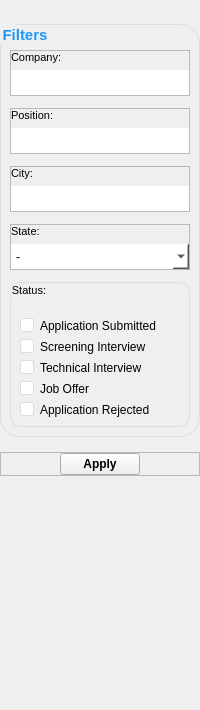
               <widget class="QFrame" name="application_filter_outter_frame">
                <property name="minimumSize">
                 <size>
                  <width>200</width>
                  <height>0</height>
                 </size>
                </property>
                <property name="maximumSize">
                 <size>
                  <width>200</width>
                  <height>16777215</height>
                 </size>
                </property>
                <property name="frameShape">
                 <enum>QFrame::NoFrame</enum>
                </property>
                <property name="frameShadow">
                 <enum>QFrame::Raised</enum>
                </property>
                <layout class="QVBoxLayout" name="applicationFilterOutterFrame_layout">
                 <property name="spacing">
                  <number>15</number>
                 </property>
                 <property name="leftMargin">
                  <number>0</number>
                 </property>
                 <property name="topMargin">
                  <number>24</number>
                 </property>
                 <property name="rightMargin">
                  <number>0</number>
                 </property>
                 <property name="bottomMargin">
                  <number>0</number>
                 </property>
                 <item>
                  <widget class="QGroupBox" name="application_filter_content_groupbox">
                   <property name="minimumSize">
                    <size>
                     <width>200</width>
                     <height>0</height>
                    </size>
                   </property>
                   <property name="maximumSize">
                    <size>
                     <width>200</width>
                     <height>16777215</height>
                    </size>
                   </property>
                   <property name="font">
                    <font>
                     <pointsize>11</pointsize>
                     <weight>75</weight>
                     <bold>true</bold>
                    </font>
                   </property>
                   <property name="focusPolicy">
                    <enum>Qt::NoFocus</enum>
                   </property>
                   <property name="styleSheet">
                    <string notr="true">QGroupBox {
    color: rgb(33, 150, 243);
    padding-top: 15px;
}

QLineEdit {
    border: 0px;
    background-color: white;
}

QComboBox {
    border: 0px;
    background-color: white;
}

QListView {
    background-color: white;
}

QGroupBox {
    border: 1px solid rgb(220, 220, 220);
    border-radius: 20px;
}</string>
                   </property>
                   <property name="title">
                    <string>Filters</string>
                   </property>
                   <property name="alignment">
                    <set>Qt::AlignLeading|Qt::AlignLeft|Qt::AlignVCenter</set>
                   </property>
                   <property name="flat">
                    <bool>true</bool>
                   </property>
                   <property name="checkable">
                    <bool>false</bool>
                   </property>
                   <layout class="QVBoxLayout" name="applicationFilterContentGroupbox_layout">
                    <property name="spacing">
                     <number>12</number>
                    </property>
                    <property name="topMargin">
                     <number>10</number>
                    </property>
                    <property name="rightMargin">
                     <number>9</number>
                    </property>
                    <property name="bottomMargin">
                     <number>9</number>
                    </property>
                    <item>
                     <widget class="QFrame" name="application_company_filter_frame">
                      <property name="frameShape">
                       <enum>QFrame::StyledPanel</enum>
                      </property>
                      <property name="frameShadow">
                       <enum>QFrame::Raised</enum>
                      </property>
                      <layout class="QVBoxLayout" name="applicationCompanyFilterFrame_layout">
                       <property name="leftMargin">
                        <number>0</number>
                       </property>
                       <property name="topMargin">
                        <number>0</number>
                       </property>
                       <property name="rightMargin">
                        <number>0</number>
                       </property>
                       <property name="bottomMargin">
                        <number>0</number>
                       </property>
                       <item>
                        <widget class="QLabel" name="application_company_filter_label">
                         <property name="font">
                          <font>
                           <pointsize>8</pointsize>
                           <weight>50</weight>
                           <bold>false</bold>
                          </font>
                         </property>
                         <property name="text">
                          <string>Company:</string>
                         </property>
                        </widget>
                       </item>
                       <item>
                        <widget class="QLineEdit" name="application_company_filter_line_edit">
                         <property name="minimumSize">
                          <size>
                           <width>0</width>
                           <height>25</height>
                          </size>
                         </property>
                         <property name="maximumSize">
                          <size>
                           <width>16777215</width>
                           <height>25</height>
                          </size>
                         </property>
                        </widget>
                       </item>
                      </layout>
                     </widget>
                    </item>
                    <item>
                     <widget class="QFrame" name="application_position_filter_frame">
                      <property name="frameShape">
                       <enum>QFrame::StyledPanel</enum>
                      </property>
                      <property name="frameShadow">
                       <enum>QFrame::Raised</enum>
                      </property>
                      <layout class="QVBoxLayout" name="applicationPositionFilterFrame_layout">
                       <property name="leftMargin">
                        <number>0</number>
                       </property>
                       <property name="topMargin">
                        <number>0</number>
                       </property>
                       <property name="rightMargin">
                        <number>0</number>
                       </property>
                       <property name="bottomMargin">
                        <number>0</number>
                       </property>
                       <item>
                        <widget class="QLabel" name="application_position_filter_label">
                         <property name="font">
                          <font>
                           <pointsize>8</pointsize>
                           <weight>50</weight>
                           <bold>false</bold>
                          </font>
                         </property>
                         <property name="text">
                          <string>Position:</string>
                         </property>
                        </widget>
                       </item>
                       <item>
                        <widget class="QLineEdit" name="application_position_filter_line_edit">
                         <property name="minimumSize">
                          <size>
                           <width>0</width>
                           <height>25</height>
                          </size>
                         </property>
                         <property name="maximumSize">
                          <size>
                           <width>16777215</width>
                           <height>25</height>
                          </size>
                         </property>
                        </widget>
                       </item>
                      </layout>
                     </widget>
                    </item>
                    <item>
                     <widget class="QFrame" name="application_city_filter_frame">
                      <property name="frameShape">
                       <enum>QFrame::StyledPanel</enum>
                      </property>
                      <property name="frameShadow">
                       <enum>QFrame::Raised</enum>
                      </property>
                      <layout class="QVBoxLayout" name="applicationCityFilterFrame_layout">
                       <property name="leftMargin">
                        <number>0</number>
                       </property>
                       <property name="topMargin">
                        <number>0</number>
                       </property>
                       <property name="rightMargin">
                        <number>0</number>
                       </property>
                       <property name="bottomMargin">
                        <number>0</number>
                       </property>
                       <item>
                        <widget class="QLabel" name="application_city_filter_label">
                         <property name="font">
                          <font>
                           <pointsize>8</pointsize>
                           <weight>50</weight>
                           <bold>false</bold>
                          </font>
                         </property>
                         <property name="text">
                          <string>City:</string>
                         </property>
                        </widget>
                       </item>
                       <item>
                        <widget class="QLineEdit" name="application_city_filter_line_edit">
                         <property name="minimumSize">
                          <size>
                           <width>0</width>
                           <height>25</height>
                          </size>
                         </property>
                         <property name="maximumSize">
                          <size>
                           <width>16777215</width>
                           <height>25</height>
                          </size>
                         </property>
                        </widget>
                       </item>
                      </layout>
                     </widget>
                    </item>
                    <item>
                     <widget class="QFrame" name="application_state_filter_frame">
                      <property name="frameShape">
                       <enum>QFrame::StyledPanel</enum>
                      </property>
                      <property name="frameShadow">
                       <enum>QFrame::Raised</enum>
                      </property>
                      <layout class="QVBoxLayout" name="applicationStateFilterFrame_layout">
                       <property name="leftMargin">
                        <number>0</number>
                       </property>
                       <property name="topMargin">
                        <number>0</number>
                       </property>
                       <property name="rightMargin">
                        <number>0</number>
                       </property>
                       <property name="bottomMargin">
                        <number>0</number>
                       </property>
                       <item>
                        <widget class="QLabel" name="application_state_filter_label">
                         <property name="font">
                          <font>
                           <pointsize>8</pointsize>
                           <weight>50</weight>
                           <bold>false</bold>
                          </font>
                         </property>
                         <property name="text">
                          <string>State:</string>
                         </property>
                        </widget>
                       </item>
                       <item>
                        <widget class="QComboBox" name="application_state_filter_combo_box">
                         <property name="minimumSize">
                          <size>
                           <width>0</width>
                           <height>25</height>
                          </size>
                         </property>
                         <property name="maximumSize">
                          <size>
                           <width>16777215</width>
                           <height>25</height>
                          </size>
                         </property>
                         <property name="styleSheet">
                          <string notr="true"/>
                         </property>
                         <item>
                          <property name="text">
                           <string>-</string>
                          </property>
                         </item>
                         <item>
                          <property name="text">
                           <string>(Unknown)</string>
                          </property>
                         </item>
                         <item>
                          <property name="text">
                           <string>Alabama</string>
                          </property>
                         </item>
                         <item>
                          <property name="text">
                           <string>Alaska</string>
                          </property>
                         </item>
                         <item>
                          <property name="text">
                           <string>Arizona</string>
                          </property>
                         </item>
                         <item>
                          <property name="text">
                           <string>Arkansas</string>
                          </property>
                         </item>
                         <item>
                          <property name="text">
                           <string>California</string>
                          </property>
                         </item>
                         <item>
                          <property name="text">
                           <string>Colorado</string>
                          </property>
                         </item>
                         <item>
                          <property name="text">
                           <string>Connecticut</string>
                          </property>
                         </item>
                         <item>
                          <property name="text">
                           <string>Delaware</string>
                          </property>
                         </item>
                         <item>
                          <property name="text">
                           <string>Florida</string>
                          </property>
                         </item>
                         <item>
                          <property name="text">
                           <string>Georgia</string>
                          </property>
                         </item>
                         <item>
                          <property name="text">
                           <string>Hawaii</string>
                          </property>
                         </item>
                         <item>
                          <property name="text">
                           <string>Idaho</string>
                          </property>
                         </item>
                         <item>
                          <property name="text">
                           <string>Illinois</string>
                          </property>
                         </item>
                         <item>
                          <property name="text">
                           <string>Indiana</string>
                          </property>
                         </item>
                         <item>
                          <property name="text">
                           <string>Iowa</string>
                          </property>
                         </item>
                         <item>
                          <property name="text">
                           <string>Kansas</string>
                          </property>
                         </item>
                         <item>
                          <property name="text">
                           <string>Kentucky</string>
                          </property>
                         </item>
                         <item>
                          <property name="text">
                           <string>Louisiana</string>
                          </property>
                         </item>
                         <item>
                          <property name="text">
                           <string>Maine</string>
                          </property>
                         </item>
                         <item>
                          <property name="text">
                           <string>Maryland</string>
                          </property>
                         </item>
                         <item>
                          <property name="text">
                           <string>Massachusetts</string>
                          </property>
                         </item>
                         <item>
                          <property name="text">
                           <string>Michigan</string>
                          </property>
                         </item>
                         <item>
                          <property name="text">
                           <string>Minnesota</string>
                          </property>
                         </item>
                         <item>
                          <property name="text">
                           <string>Mississippi</string>
                          </property>
                         </item>
                         <item>
                          <property name="text">
                           <string>Missouri</string>
                          </property>
                         </item>
                         <item>
                          <property name="text">
                           <string>Montana</string>
                          </property>
                         </item>
                         <item>
                          <property name="text">
                           <string>Nebraska</string>
                          </property>
                         </item>
                         <item>
                          <property name="text">
                           <string>Nevada</string>
                          </property>
                         </item>
                         <item>
                          <property name="text">
                           <string>New Hampshire</string>
                          </property>
                         </item>
                         <item>
                          <property name="text">
                           <string>New Jersey</string>
                          </property>
                         </item>
                         <item>
                          <property name="text">
                           <string>New Mexico</string>
                          </property>
                         </item>
                         <item>
                          <property name="text">
                           <string>New York</string>
                          </property>
                         </item>
                         <item>
                          <property name="text">
                           <string>North Carolina</string>
                          </property>
                         </item>
                         <item>
                          <property name="text">
                           <string>North Dakota</string>
                          </property>
                         </item>
                         <item>
                          <property name="text">
                           <string>Ohio</string>
                          </property>
                         </item>
                         <item>
                          <property name="text">
                           <string>Oklahoma</string>
                          </property>
                         </item>
                         <item>
                          <property name="text">
                           <string>Oregon</string>
                          </property>
                         </item>
                         <item>
                          <property name="text">
                           <string>Pennsylvania</string>
                          </property>
                         </item>
                         <item>
                          <property name="text">
                           <string>Rhode Island</string>
                          </property>
                         </item>
                         <item>
                          <property name="text">
                           <string>South Carolina</string>
                          </property>
                         </item>
                         <item>
                          <property name="text">
                           <string>South Dakota</string>
                          </property>
                         </item>
                         <item>
                          <property name="text">
                           <string>Tennessee</string>
                          </property>
                         </item>
                         <item>
                          <property name="text">
                           <string>Texas</string>
                          </property>
                         </item>
                         <item>
                          <property name="text">
                           <string>Utah</string>
                          </property>
                         </item>
                         <item>
                          <property name="text">
                           <string>Vermont</string>
                          </property>
                         </item>
                         <item>
                          <property name="text">
                           <string>Virginia</string>
                          </property>
                         </item>
                         <item>
                          <property name="text">
                           <string>Washington</string>
                          </property>
                         </item>
                         <item>
                          <property name="text">
                           <string>West Virginia</string>
                          </property>
                         </item>
                         <item>
                          <property name="text">
                           <string>Wisconsin</string>
                          </property>
                         </item>
                         <item>
                          <property name="text">
                           <string>Wyoming</string>
                          </property>
                         </item>
                        </widget>
                       </item>
                      </layout>
                     </widget>
                    </item>
                    <item>
                     <widget class="QGroupBox" name="application_status_filter_groupbox">
                      <property name="font">
                       <font>
                        <pointsize>8</pointsize>
                        <weight>50</weight>
                        <bold>false</bold>
                       </font>
                      </property>
                      <property name="styleSheet">
                       <string notr="true">QGroupBox {
    padding-top: 0px;
    color: black;
    border-radius: 10px;
}

QCheckBox:Indicator:Unchecked {
    border: 1px solid rgb(220, 220, 220);
    border-radius: 2px;
    background-color: white;
}</string>
                      </property>
                      <property name="title">
                       <string>Status:</string>
                      </property>
                      <property name="alignment">
                       <set>Qt::AlignLeading|Qt::AlignLeft|Qt::AlignVCenter</set>
                      </property>
                      <property name="flat">
                       <bool>true</bool>
                      </property>
                      <layout class="QVBoxLayout" name="applicationStatusFilterGroupBox_layout">
                       <property name="topMargin">
                        <number>20</number>
                       </property>
                       <item>
                        <widget class="QCheckBox" name="application_submitted_checkbox">
                         <property name="autoFillBackground">
                          <bool>false</bool>
                         </property>
                         <property name="text">
                          <string>Application Submitted</string>
                         </property>
                        </widget>
                       </item>
                       <item>
                        <widget class="QCheckBox" name="screening_interview_checkbox">
                         <property name="text">
                          <string>Screening Interview</string>
                         </property>
                        </widget>
                       </item>
                       <item>
                        <widget class="QCheckBox" name="technical_interview_checkbox">
                         <property name="text">
                          <string>Technical Interview</string>
                         </property>
                        </widget>
                       </item>
                       <item>
                        <widget class="QCheckBox" name="job_offer_check_box">
                         <property name="text">
                          <string>Job Offer</string>
                         </property>
                        </widget>
                       </item>
                       <item>
                        <widget class="QCheckBox" name="application_rejected_checkbox">
                         <property name="text">
                          <string>Application Rejected</string>
                         </property>
                        </widget>
                       </item>
                      </layout>
                     </widget>
                    </item>
                   </layout>
                  </widget>
                 </item>
                 <item>
                  <widget class="QFrame" name="application_filter_actions_frame">
                   <property name="maximumSize">
                    <size>
                     <width>16777215</width>
                     <height>50</height>
                    </size>
                   </property>
                   <property name="frameShape">
                    <enum>QFrame::StyledPanel</enum>
                   </property>
                   <property name="frameShadow">
                    <enum>QFrame::Raised</enum>
                   </property>
                   <layout class="QHBoxLayout" name="applicationFilterActionsFrame_layout">
                    <property name="spacing">
                     <number>0</number>
                    </property>
                    <property name="leftMargin">
                     <number>0</number>
                    </property>
                    <property name="topMargin">
                     <number>0</number>
                    </property>
                    <property name="rightMargin">
                     <number>0</number>
                    </property>
                    <property name="bottomMargin">
                     <number>0</number>
                    </property>
                    <item>
                     <spacer name="application_filter_actions_frame_left_spacer">
                      <property name="orientation">
                       <enum>Qt::Horizontal</enum>
                      </property>
                      <property name="sizeHint" stdset="0">
                       <size>
                        <width>44</width>
                        <height>20</height>
                       </size>
                      </property>
                     </spacer>
                    </item>
                    <item>
                     <widget class="QPushButton" name="apply_application_filters_button">
                      <property name="font">
                       <font>
                        <pointsize>9</pointsize>
                        <weight>75</weight>
                        <bold>true</bold>
                       </font>
                      </property>
                      <property name="text">
                       <string>Apply</string>
                      </property>
                     </widget>
                    </item>
                    <item>
                     <spacer name="application_filter_actions_frame_right_spacer">
                      <property name="orientation">
                       <enum>Qt::Horizontal</enum>
                      </property>
                      <property name="sizeHint" stdset="0">
                       <size>
                        <width>43</width>
                        <height>20</height>
                       </size>
                      </property>
                     </spacer>
                    </item>
                   </layout>
                  </widget>
                 </item>
                 <item>
                  <spacer name="application_filter_outter_frame_spacer">
                   <property name="orientation">
                    <enum>Qt::Vertical</enum>
                   </property>
                   <property name="sizeType">
                    <enum>QSizePolicy::Expanding</enum>
                   </property>
                   <property name="sizeHint" stdset="0">
                    <size>
                     <width>183</width>
                     <height>234</height>
                    </size>
                   </property>
                  </spacer>
                 </item>
                </layout>
               </widget>
